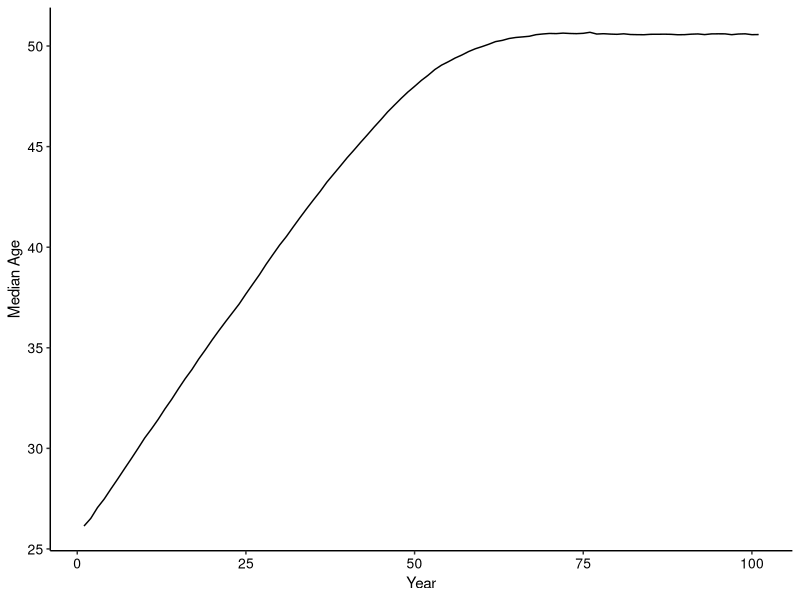
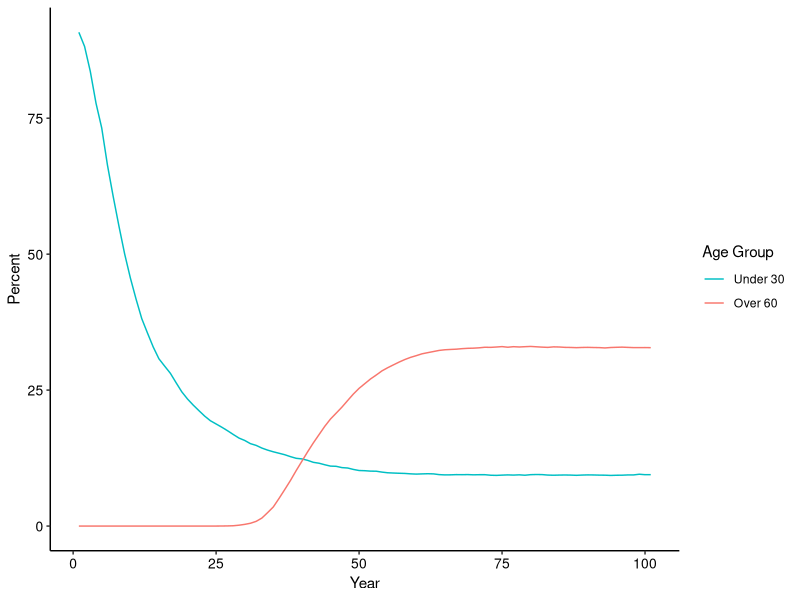
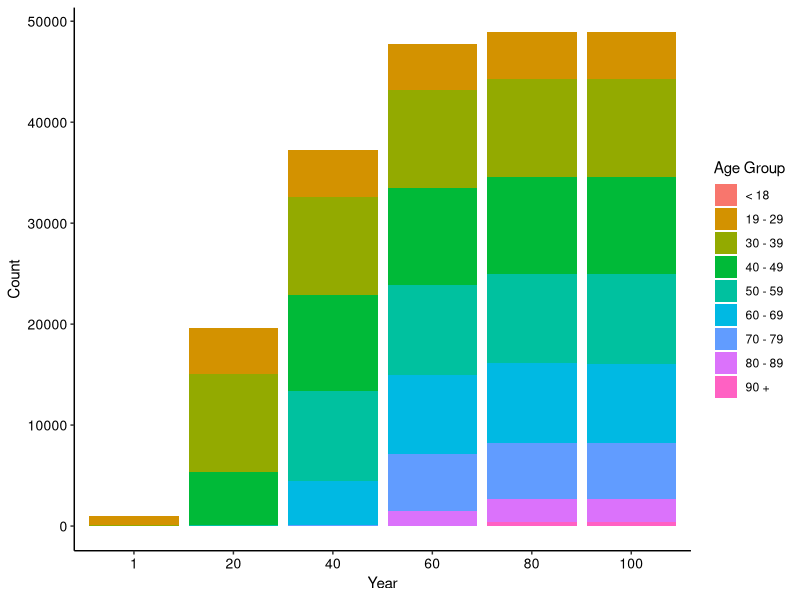
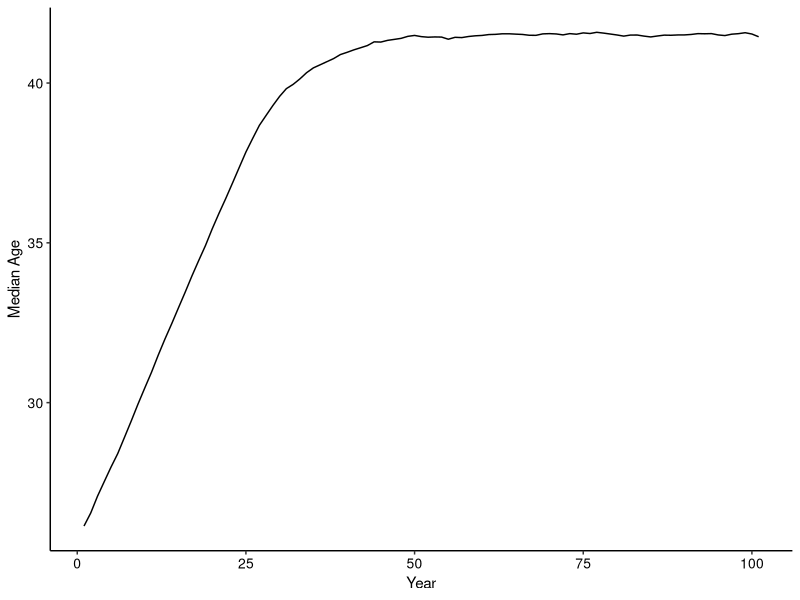
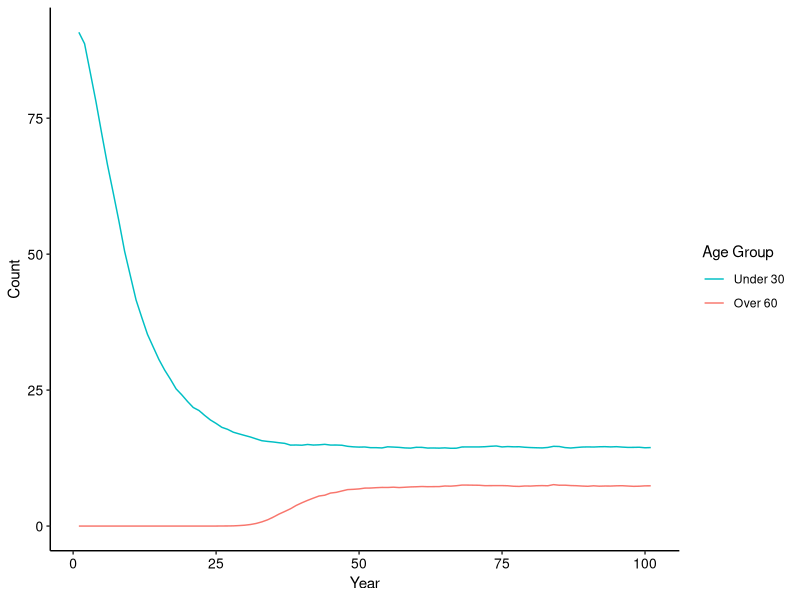
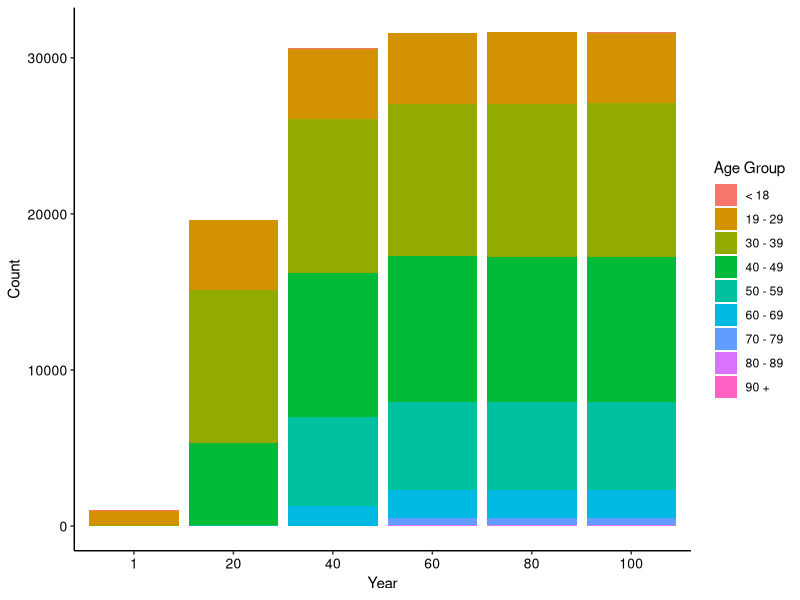
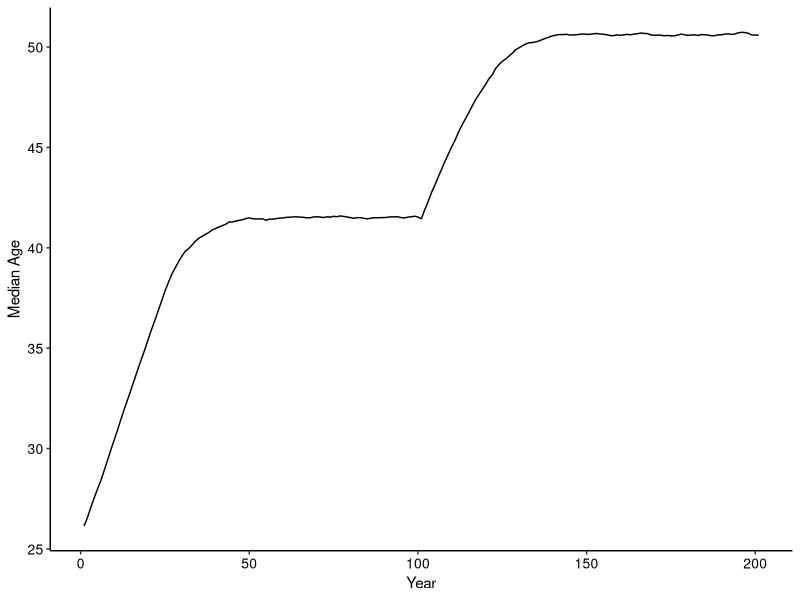
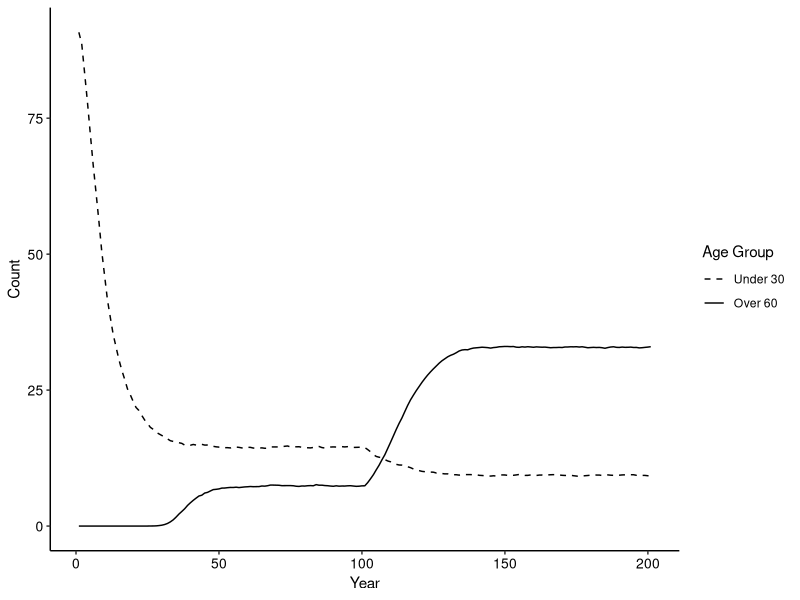

Write R code to recreate these figures, in order.
## ---- chunk 1
library(tidyverse)
## ---- chunk 2
set.seed(12345)
## ---- chunk 3
pop_n <- 1000 # number of people entering annually
pop_mean <- 26 # mean age of people entering
pop_sd <- 3 # standard deviation of people entering
parole_eligibility <- 25 # number of years before eligible for parole
parole_prob <- 0.9 # probability of earning parole
## ---- chunk 4
# stores individual members of population
population <- 
  rnorm(n = pop_n, mean = pop_mean, sd = pop_sd) %>% 
  enframe() %>% 
  select(value) %>% 
  rename(original_age = value) %>% 
  mutate(current_age = original_age, years_incarcerated = 0)

# stores median & number of people in age groups
overall <-
  tibble(year = 1, total = nrow(population), median_age = median(population$current_age)) %>% 
  mutate("< 18" = pull(count(filter(population, current_age < 19))),
         "19 - 29" = pull(count(filter(population, current_age >= 19 & current_age < 30))),
         "30 - 39" = pull(count(filter(population, current_age >= 30 & current_age < 40))),
         "40 - 49" = pull(count(filter(population, current_age >= 40 & current_age < 50))),
         "50 - 59" = pull(count(filter(population, current_age >= 50 & current_age < 60))),
         "60 - 69" = pull(count(filter(population, current_age >= 60 & current_age < 70))),
         "70 - 79" = pull(count(filter(population, current_age >= 70 & current_age < 80))),
         "80 - 89" = pull(count(filter(population, current_age >= 80 & current_age < 90))),
         "90 +" = pull(count(filter(population, current_age >= 90))))
## ---- chunk 5
one_year_population <- function(data) {
  # age & years incarcerated increases by 1
  data$current_age <- data$current_age + 1
  data$years_incarcerated <- data$years_incarcerated + 1
  
  # creates age group cohorts & randomly removes fraction based on cohort
  less_than_18 <- filter(data, current_age < 19)
  less_than_18 <- sample_frac(less_than_18, (1 - 0.0007))
  
  `19_to_29` <- filter(data, current_age >= 19 & current_age < 30)
  `19_to_29` <- sample_frac(`19_to_29`, (1 - 0.0013))
  
  `30_to_39` <- filter(data, current_age >= 30 & current_age < 40)
  `30_to_39` <- sample_frac(`30_to_39`, (1 - 0.0019))
  
  `40_to_49` <- filter(data, current_age >= 40 & current_age < 50)
  `40_to_49` <- sample_frac(`40_to_49`, (1 - 0.0040))
  
  `50_to_59` <- filter(data, current_age >= 50 & current_age < 60)
  `50_to_59` <- sample_frac(`50_to_59`, (1 - 0.0088))
  
  `60_to_69` <- filter(data, current_age >= 60 & current_age < 70)
  `60_to_69` <- sample_frac(`60_to_69`, (1 - 0.0178))
  
  `70_to_79` <- filter(data, current_age >= 70 & current_age < 80)
  `70_to_79` <- sample_frac(`70_to_79`, (1 - 0.0439))
  
  `80_to_89` <- filter(data, current_age >= 80 & current_age < 90)
  `80_to_89` <- sample_frac(`80_to_89`, (1 - 0.1345))
  
  over_90 <- filter(data, current_age >= 90)
  over_90 <- sample_frac(over_90, (1 - 0.1926))
  
  data <- do.call("rbind", list(less_than_18, `19_to_29`, `30_to_39`, `40_to_49`, `50_to_59`, 
                                `60_to_69`,`70_to_79`, `80_to_89`, over_90))
  
  # adds 1000 more
  incoming <- 
    rnorm(n = pop_n, mean = pop_mean, sd = pop_sd) %>% 
    enframe() %>% 
    select(value) %>% 
    rename(original_age = value) %>% 
    mutate(current_age = original_age, years_incarcerated = 0)
  data <- rbind(data, incoming)
  
  # removes any observations with age less than 16 or greater than 100
  data <- data %>% 
    filter(current_age >= 16 & current_age < 100)
}

one_year_overall <- function(data, p) {
    incoming <-
      tibble(year = last(data$year) + 1, total = nrow(p), median_age = median(p$current_age)) %>% 
        mutate("< 18" = pull(count(filter(p, current_age < 19))),
               "19 - 29" = pull(count(filter(p, current_age >= 19 & current_age < 30))),
               "30 - 39" = pull(count(filter(p, current_age >= 30 & current_age < 40))),
               "40 - 49" = pull(count(filter(p, current_age >= 40 & current_age < 50))),
               "50 - 59" = pull(count(filter(p, current_age >= 50 & current_age < 60))),
               "60 - 69" = pull(count(filter(p, current_age >= 60 & current_age < 70))),
               "70 - 79" = pull(count(filter(p, current_age >= 70 & current_age < 80))),
               "80 - 89" = pull(count(filter(p, current_age >= 80 & current_age < 90))),
               "90 +" = pull(count(filter(p, current_age >= 90))))
    data <- rbind(data, incoming)
}
## ---- chunk 6
# extend 100 years until stable
no_parole_population <- population
no_parole_overall <- overall

for (i in 1:100) {
  no_parole_population <- one_year_population(no_parole_population)
  no_parole_overall <- one_year_overall(no_parole_overall, no_parole_population)
}
## ---- chunk 7
one_year_parole <- function(data) {
  data$current_age <- data$current_age + 1
  data$years_incarcerated <- data$years_incarcerated + 1
  
  less_than_18 <- filter(data, current_age < 19)
  less_than_18 <- sample_frac(less_than_18, (1 - 0.0007))
  
  `19_to_29` <- filter(data, current_age >= 19 & current_age < 30)
  `19_to_29` <- sample_frac(`19_to_29`, (1 - 0.0013))
  
  `30_to_39` <- filter(data, current_age >= 30 & current_age < 40)
  `30_to_39` <- sample_frac(`30_to_39`, (1 - 0.0019))
  
  `40_to_49` <- filter(data, current_age >= 40 & current_age < 50)
  `40_to_49` <- sample_frac(`40_to_49`, (1 - 0.0040))
  
  `50_to_59` <- filter(data, current_age >= 50 & current_age < 60)
  `50_to_59` <- sample_frac(`50_to_59`, (1 - 0.0088))
  
  `60_to_69` <- filter(data, current_age >= 60 & current_age < 70)
  `60_to_69` <- sample_frac(`60_to_69`, (1 - 0.0178))
  
  `70_to_79` <- filter(data, current_age >= 70 & current_age < 80)
  `70_to_79` <- sample_frac(`70_to_79`, (1 - 0.0439))
  
  `80_to_89` <- filter(data, current_age >= 80 & current_age < 90)
  `80_to_89` <- sample_frac(`80_to_89`, (1 - 0.1345))
  
  over_90 <- filter(data, current_age >= 90)
  over_90 <- sample_frac(over_90, (1 - 0.1926))
  
  data <- do.call("rbind", list(less_than_18, `19_to_29`, `30_to_39`, `40_to_49`, `50_to_59`, 
                                `60_to_69`,`70_to_79`, `80_to_89`, over_90))
  
  eligible <- sample_frac(filter(data, years_incarcerated >= parole_eligibility), parole_prob)
  ineligible <- filter(data, years_incarcerated < parole_eligibility)
  data <- rbind(eligible, ineligible)
  
  incoming <- 
    rnorm(n = pop_n, mean = pop_mean, sd = pop_sd) %>% 
    enframe() %>% 
    select(value) %>% 
    rename(original_age = value) %>% 
    mutate(current_age = original_age, years_incarcerated = 0)
  data <- rbind(data, incoming)
  
  data <- data %>% 
    filter(current_age >= 16 & current_age < 100)
}
## ---- chunk 8
parole_population <- population
parole_overall <- overall

for (i in 1:100) {
  parole_population <- one_year_parole(parole_population)
  parole_overall <- one_year_overall(parole_overall, parole_population)
}
## ---- chunk 9
policy_population <- parole_population
policy_overall <- parole_overall

for (i in 1:100) {
  policy_population <- one_year_population(policy_population)
  policy_overall <- one_year_overall(policy_overall, policy_population)
}
## ---- chunk 10
ggplot(data = no_parole_overall, mapping = aes(x = year, y = median_age)) +
  geom_line() +
  labs(x = "Year", y = "Median Age") +
  theme_classic() +
  theme(axis.text.x = element_text(color = "#000000", size = 10),
        axis.text.y = element_text(color = "#000000", size = 10))

no_parole_overall %>% 
  mutate(under_30 = (`19 - 29` + `< 18`) / total * 100, 
         over_60 = (`60 - 69` + `70 - 79` + `80 - 89` + `90 +`) / total * 100) %>% 
  select(year, under_30, over_60) %>% 
  ggplot(data = ., mapping = aes(x = year, group = 1)) +
  geom_line(mapping = aes(y = under_30, color = "under_30")) +
  geom_line(mapping = aes(y = over_60, color = "over_60")) +
  labs(x = "Year", y = "Percent") +
  scale_color_discrete(name = "Age Group", 
                       breaks = c("under_30", "over_60"), labels = c("Under 30", "Over 60")) +
  theme_classic() +
  theme(axis.text.x = element_text(color = "#000000", size = 10),
        axis.text.y = element_text(color = "#000000", size = 10))

no_parole_overall_long <- no_parole_overall %>% 
  select(year, `< 18`:`90 +`) %>% 
  mutate(year = as.character(year)) %>% 
  pivot_longer(-year, names_to = "age_group", values_to = "count")

ggplot(data = no_parole_overall_long, mapping = aes(x = year, y = count, fill = age_group)) +
  geom_bar(stat = "identity") +
  labs(x = "Year", y = "Count") +
  scale_x_discrete(limits = c("1", "20", "40", "60", "80", "100")) +
  scale_fill_discrete(name = "Age Group",
                      breaks = c("< 18", "19 - 29", "30 - 39", "40 - 49", "50 - 59", "60 - 69", "70 - 79", "80 - 89", "90 +")) +
  theme_classic() +
  theme(axis.text.x = element_text(color = "#000000", size = 10),
        axis.text.y = element_text(color = "#000000", size = 10))
## ---- chunk 11
simulation_base <- no_parole_overall %>% 
  filter(year == 100) %>%
  mutate(`< 18` = `< 18` / total * 100, `19 - 29` = `19 - 29` / total * 100,
         `30 - 39` = `30 - 39` / total * 100, `40 - 49` = `40 - 49` / total * 100,
         `50 - 59` = `50 - 59` / total * 100, `60 - 69` = `60 - 69` / total * 100,
         `70 - 79` = `70 - 79` / total * 100, `80 - 89` = `80 - 89` / total * 100,
         `90 +` = `90 +` / total * 100) %>% 
  select(total:`90 +`)
## ---- chunk 12
ggplot(data = parole_overall, mapping = aes(x = year, y = median_age)) +
  geom_line() +
  labs(x = "Year", y = "Median Age") +
  theme_classic() +
  theme(axis.text.x = element_text(color = "#000000", size = 10),
        axis.text.y = element_text(color = "#000000", size = 10))

parole_overall %>% 
  mutate(under_30 = (`19 - 29` + `< 18`) / total * 100, 
         over_60 = (`60 - 69` + `70 - 79` + `80 - 89` + `90 +`) / total * 100) %>% 
  select(year, under_30, over_60) %>% 
  ggplot(data = ., mapping = aes(x = year, group = 1)) +
  geom_line(mapping = aes(y = under_30, color = "under_30")) +
  geom_line(mapping = aes(y = over_60, color = "over_60")) +
  labs(x = "Year", y = "Count") +
  scale_color_discrete(name = "Age Group", 
                       breaks = c("under_30", "over_60"), labels = c("Under 30", "Over 60")) +
  theme_classic() +
  theme(axis.text.x = element_text(color = "#000000", size = 10),
        axis.text.y = element_text(color = "#000000", size = 10))

parole_overall_long <- parole_overall %>% 
  select(year, `< 18`:`90 +`) %>% 
  mutate(year = as.character(year)) %>% 
  pivot_longer(-year, names_to = "age_group", values_to = "count")

ggplot(data = parole_overall_long, mapping = aes(x = year, y = count, fill = age_group)) +
  geom_bar(stat = "identity") +
  labs(x = "Year", y = "Count") +
  scale_x_discrete(limits = c("1", "20", "40", "60", "80", "100")) +
  scale_fill_discrete(name = "Age Group",
                      breaks = c("< 18", "19 - 29", "30 - 39", "40 - 49", "50 - 59", "60 - 69", "70 - 79", "80 - 89", "90 +")) +
  theme_classic() +
  theme(axis.text.x = element_text(color = "#000000", size = 10),
        axis.text.y = element_text(color = "#000000", size = 10))
## ---- chunk 13
simulation_parole <- parole_overall %>% 
  filter(year == 100) %>%
  mutate(over_60 = (`60 - 69` + `70 - 79` + `80 - 89` + `90 +`) / total * 100,
         `< 18` = `< 18` / total * 100, `19 - 29` = `19 - 29` / total * 100,
         `30 - 39` = `30 - 39` / total * 100, `40 - 49` = `40 - 49` / total * 100,
         `50 - 59` = `50 - 59` / total * 100, `60 - 69` = `60 - 69` / total * 100,
         `70 - 79` = `70 - 79` / total * 100, `80 - 89` = `80 - 89` / total * 100,
         `90 +` = `90 +` / total * 100) %>%
  select(total, median_age, over_60)
## ---- chunk 14
ggplot(data = policy_overall) +
  geom_line(mapping = aes(x = year, y = median_age)) +
  labs(x = "Year", y = "Median Age") +
  theme_classic() +
  theme(axis.text.x = element_text(color = "#000000", size = 10),
        axis.text.y = element_text(color = "#000000", size = 10))

policy_overall %>% 
  mutate(under_30 = (`19 - 29` + `< 18`) / total * 100, 
         over_60 = (`60 - 69` + `70 - 79` + `80 - 89` + `90 +`) / total * 100) %>% 
  select(year, under_30, over_60) %>% 
  ggplot(data = ., mapping = aes(x = year, group = 1)) +
  geom_line(mapping = aes(y = under_30, linetype = "dashed")) +
  geom_line(mapping = aes(y = over_60, linetype = "solid")) +
  labs(x = "Year", y = "Count") +
  scale_linetype_manual(name = "Age Group", values = c("dashed", "solid"), labels = c("Under 30", "Over 60")) +
  theme_classic() +
  theme(axis.text.x = element_text(color = "#000000", size = 10),
        axis.text.y = element_text(color = "#000000", size = 10))

policy_overall_long <- policy_overall %>% 
  mutate(`< 30` = `19 - 29` + `< 18`, `30 - 60` = `30 - 39` + `40 - 49` + `50 - 59`,
         `60 +` = `60 - 69` + `70 - 79` + `80 - 89` + `90 +`) %>% 
  select(year, `< 30`, `30 - 60`, `60 +`) %>% 
  mutate(year = as.character(year)) %>% 
  pivot_longer(-year, names_to = "age_group", values_to = "count")

ggplot(data = policy_overall_long, mapping = aes(x = year, y = count, fill = age_group)) +
  geom_col() +
  labs(x = "Year", y = "Count", fill = "Age Group") +
  scale_x_discrete(limits = c("100", "105", "110", "115", "120", "125", "130", "135", "140", "145", "150")) +
  theme_classic() +
  theme(axis.text.x = element_text(color = "#000000", size = 10),
        axis.text.y = element_text(color = "#000000", size = 10)) +
  scale_fill_grey()
## ---- chunk 15
simulation_policy <- policy_overall %>% 
  filter(year > 100) %>%
  mutate(over_60 = (`60 - 69` + `70 - 79` + `80 - 89` + `90 +`) / total * 100) %>%
  select(year, total, median_age, over_60)
## ---- chunk 16
population_e <- no_parole_population
overall_e <- no_parole_overall
for (i in 1:100) {
  population_e <- one_year_population(population_e)
  overall_e <- one_year_overall(overall_e, population_e)
}
## ---- chunk 17
ggplot(data = overall_e, mapping = aes(x = year, y = median_age)) +
  geom_line() +
  labs(title = "Median Age Over Time", x = "Year", y = "Median Age")

overall_e %>% 
  mutate(under_30 = (`19 - 29` + `< 18`) / total * 100, 
         over_60 = (`60 - 69` + `70 - 79` + `80 - 89` + `90 +`) / total * 100) %>% 
  select(year, under_30, over_60) %>% 
  ggplot(data = ., mapping = aes(x = year, group = 1)) +
  geom_line(mapping = aes(y = under_30, color = "under_30")) +
  geom_line(mapping = aes(y = over_60, color = "over_60")) +
  labs(title = "Percent Under 30 & Over 60 Over Time", x = "Year", y = "Count") +
  scale_color_discrete(name = "Age Group", breaks = c("under_30", "over_60"), labels = c("Under 30", "Over 60"))

overall_e_long <- overall_e %>% 
  select(year, `< 18`:`90 +`) %>% 
  mutate(year = as.character(year)) %>% 
  pivot_longer(-year, names_to = "age_group", values_to = "count") %>% 
  filter(year == "1" | year == "21" | year == "41" | year == "61" | year == "81" | year == "101" | 
           year == "121" | year == "141" | year == "161" | year == "181" | year == "201")

ggplot(data = overall_e_long, mapping = aes(x = year, y = count, fill = age_group)) +
  geom_bar(position = "stack", stat = "identity") +
  labs(title = "Age Groups Over Time", x = "Year", y = "Count") +
  scale_x_discrete(limits = c("1", "21", "41", "61", "81", "101", "121", "141", "161", "181", "201")) +
  scale_fill_discrete(name = "Age Group",
                      breaks = c("< 18", "19 - 29", "30 - 39", "40 - 49", "50 - 59", "60 - 69", "70 - 79", "80 - 89", "90 +"))
## ---- chunk 18
parole_comparison <- parole_overall %>% 
  mutate(`< 30` = `19 - 29` + `< 18`, `30 - 60` = `30 - 39` + `40 - 49` + `50 - 59`,
         `60 +` = `60 - 69` + `70 - 79` + `80 - 89` + `90 +`) %>% 
  select(year, `< 30`, `30 - 60`, `60 +`) %>% 
  mutate(year = as.character(year)) %>% 
  pivot_longer(-year, names_to = "age_group", values_to = "count") %>% 
  filter(year == 100) %>% 
  mutate(parole = TRUE) %>% 
  select(age_group, count, parole)

no_parole_comparison <- no_parole_overall %>% 
  mutate(`< 30` = `19 - 29` + `< 18`, `30 - 60` = `30 - 39` + `40 - 49` + `50 - 59`,
         `60 +` = `60 - 69` + `70 - 79` + `80 - 89` + `90 +`) %>% 
  select(year, `< 30`, `30 - 60`, `60 +`) %>% 
  mutate(year = as.character(year)) %>% 
  pivot_longer(-year, names_to = "age_group", values_to = "count") %>% 
  filter(year == 100) %>% 
  mutate(parole = FALSE) %>% 
  select(age_group, count, parole)

comparison <- rbind(parole_comparison, no_parole_comparison)

ggplot(data = comparison, mapping = aes(x = parole, y = count, fill = age_group)) +
  geom_col() +
  labs(x = "Parole", y = "Count", fill = "Age Group") +
  scale_x_discrete(limits = c(TRUE, FALSE), labels = c("True", "False")) +
  theme_classic() +
  theme(axis.text.x = element_text(color = "#000000", size = 10),
        axis.text.y = element_text(color = "#000000", size = 10)) +
  scale_fill_grey()
## ---- chunk 19
bar_race <- no_parole_overall %>% 
  select(year, `< 18`:`90 +`) %>% 
  mutate(year = as.character(year)) %>% 
  pivot_longer(-year, names_to = "age_group", values_to = "count") %>% 
  pivot_wider(names_from = "year", values_from = "count")
## ---- chunk 20
nc <- read.csv("nc.csv")
nc %>% 
  mutate(Under30 = (AgeUnder20 + Age20to29) / PrisonPopulation * 100, 
         Over60 = (Age60to69 + Age70to79 + Age80to89 + Age90over) / PrisonPopulation * 100) %>% 
  select(year, PrisonPopulation, Under30, Over60) %>% 
  ggplot(data = ., mapping = aes(x = year, group = 1)) +
  geom_line(mapping = aes(y = Under30, color = "Under30")) +
  geom_line(mapping = aes(y = Over60, color = "Over60")) +
  labs(title = "Actual Percent Under 30 & Over 60 Over Time", x = "Year", y = "Percent") +
  scale_color_discrete(name = "Age Group", breaks = c("Under30", "Over60"), labels = c("Under 30", "Over 60"))

nc_long <- nc %>% 
  select(year, AgeUnder20:Age90over) %>% 
  mutate(year = as.character(year)) %>% 
  pivot_longer(-year, names_to = "age_group", values_to = "count")

nc_long %>% 
  filter(age_group != "AgeUnder20") %>% 
  ggplot(data = ., mapping = aes(x = year, y = count, fill = age_group)) +
  geom_col() +
  labs(title = "Actual Age Groups Over Time", x = "Year", y = "Count") +
  scale_x_discrete(limits = c("1979", "1984", "1989", "1994", "1999", "2004", "2009", "2014", "2020")) +
  expand_limits(y = c(0, 50000)) +
  scale_fill_discrete(name = "Age Group",
                      breaks = c("Age20to29", "Age30to39", "Age40to49", "Age50to59", "Age60to69", "Age70to79", "Age80to89", "Age90over"),
                      labels = c("20 - 29", "30 - 39", "40 - 49", "50 - 59", "60 - 69", "70 - 79", "80 - 89", "90 +"))
## ---- chunk 21
actual_nc <- nc %>% 
  filter(year == 2020) %>% 
  mutate(AgeUnder20 = AgeUnder20 / PrisonPopulation * 100,
         Age20to29 = Age20to29 / PrisonPopulation * 100, 
         Age30to39 = Age30to39 / PrisonPopulation * 100, 
         Age40to49 = Age40to49 / PrisonPopulation * 100, 
         Age50to59 = Age50to59 / PrisonPopulation * 100, 
         Age60to69 = Age60to69 / PrisonPopulation * 100, 
         Age70to79 = Age70to79 / PrisonPopulation * 100, 
         Age80to89 = Age80to89 / PrisonPopulation * 100, 
         Age90over = Age90over / PrisonPopulation * 100)
## ---- chunk 22
bjs <- read.csv("bjs.csv") # bureau of justice statistics
bjs_wide <- bjs %>% 
  select(RPTYEAR, AGEYREND, n) %>% 
  mutate(RPTYEAR = as.character(RPTYEAR)) %>% 
  pivot_wider(names_from = "AGEYREND", values_from = "n") %>% 
  mutate(total = `(1) 18-24 years` + `(2) 25-34 years` + `(3) 35-44 years` + 
           `(4) 45-54 years` + `(5) 55+ years`)

bjs_wide %>% 
  mutate(under_35 = (`(1) 18-24 years` + `(2) 25-34 years`) / total * 100, 
         over_55 = `(5) 55+ years` / total * 100) %>% 
  select(RPTYEAR, under_35, over_55) %>% 
  ggplot(data = ., mapping = aes(x = RPTYEAR, group = 1)) +
  geom_line(mapping = aes(y = under_35, color = "under_35")) +
  geom_line(mapping = aes(y = over_55, color = "over_55")) + 
  labs(title = "BJS Actual Percent Under 35 & Over 55 Over Time", x = "Year", y = "Percent") +
  scale_color_discrete(name = "Age Group", breaks = c("under_35", "over_55"), labels = c("Under 35", "Over 55"))

ggplot(data = bjs, mapping = aes(x = RPTYEAR, y = COUNT_THSNDS, fill = AGEYREND)) +
  geom_col() +
  labs(title = "BJS Actual Age Groups Over Time", x = "Year", y = "Count (in thousands)") +
  scale_fill_discrete(name = "Age Group",
                      breaks = c("(1) 18-24 years", "(2) 25-34 years", "(3) 35-44 years", "(4) 45-54 years", "(5) 55+ years"),
                      labels = c("18 - 24", "25 - 34", "35 - 44", "45 - 54", "55 +"))
